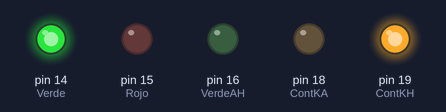
The sketch below on a simulated Arduino Uno, built with avr-gcc and run on an emulated ATmega328P. On the bench: output pins drawn as LEDs (lit = HIGH).

Above: at 4.0 s.
At 10.0 s:
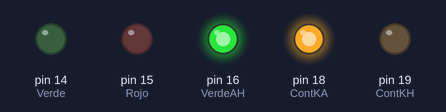
At 13.0 s:
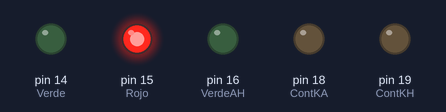
Timing chart, 0 to 17.6 s (numbered marks = the images above):
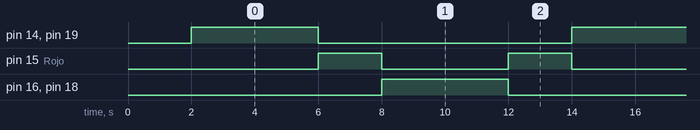

The sketch:

Mezclador.ino
```cpp
// Autor: Oscar NÚÑEZ MORI. Jaén,  28-Sept-2024
// Archivo: Mezclador.ino
// Mezclador con Motor Trifásico

// Pulsador, Contactores
      int TiempoHorario      = 4000;  // Tiempo Horario     (ms)
      int TiempoAntihorario  = 4000;  // Tiempo Antihorario (ms)
      int TiempoDesactivado  = 2000;  // Tiempo Desactivado (ms)
const int Start      =  6;
const int Verde      = 14; // A0 - Giro HORARIO
const int Rojo       = 15; // A1 - PARADA
const int VerdeAH    = 16; // A2   Giro ANTIHORARIO
const int ContKA     = 18; // A4 ANTIHORARIO
const int ContKH     = 19; // A5 HORARIO

void setup() {
  // Configurar pines de entrada y salida
  pinMode(Start,     INPUT);

  pinMode(Verde,    OUTPUT);   // Horario
  pinMode(Rojo,     OUTPUT);   // Stop
  pinMode(VerdeAH,  OUTPUT);   // Antihorario
  pinMode(ContKH,   OUTPUT);
  pinMode(ContKA,   OUTPUT);

  digitalWrite(Rojo,     LOW);   // Apaga Luz Roja
  digitalWrite(Verde,    LOW);   // Apaga Luz Verde
  digitalWrite(VerdeAH,  LOW);   // Apaga Luz Verde AntiHoraria
  digitalWrite(ContKH,   LOW);   // Desactiva Contactor KH
  digitalWrite(ContKA,   LOW);   // Desactiva Contactor KA
  delay(2000); // 2 segundo de estabilización del sistema
}

void loop() {

      digitalWrite(Verde,   HIGH);   // Enciende  Luz Verde
      digitalWrite(Rojo,     LOW);   // Desactiva Luz Roja
      digitalWrite(VerdeAH,  LOW);   // Desactiva Luz Verde Antihoraria
      digitalWrite(ContKH,  HIGH);  // Activa Contactor K
      digitalWrite(ContKA,   LOW);  // Activa Contactor KY
      delay(TiempoHorario); // Tiempo Giro Horario

      digitalWrite(Verde,    LOW);  // Desactivada  Luz Verde
      digitalWrite(Rojo,    HIGH);  // Activada Luz Roja
      digitalWrite(VerdeAH,  LOW);  // Desactiva Luz Verde Antihoraria
      digitalWrite(ContKH,   LOW);  // Desactivado Contactor KH
      digitalWrite(ContKA,   LOW);  // Desactivado Contactor KY
      delay(TiempoDesactivado); // Tiempo Desactivado

      digitalWrite(Verde,    LOW);   // Enciende  Luz Verde
      digitalWrite(Rojo,     LOW);   // Desactiva Luz Roja
      digitalWrite(VerdeAH, HIGH);   // Desactiva Luz Verde Antihoraria
      digitalWrite(ContKH,   LOW);  // Activa Contactor K
      digitalWrite(ContKA,   HIGH);  // Activa Contactor KY
      delay(TiempoAntihorario); // Tiempo de Giro Antihorario

      digitalWrite(Verde,    LOW);  // Desactivada  Luz Verde
      digitalWrite(Rojo,    HIGH);  // Activada Luz Roja
      digitalWrite(VerdeAH,  LOW);  // Desactiva Luz Verde Antihoraria
      digitalWrite(ContKH,   LOW);  // Desactivado Contactor KH
      digitalWrite(ContKA,   LOW);  // Desactivado Contactor KY
      delay(TiempoDesactivado); // Tiempo Desactivado
} // loop
```

Measured:
- by itself, pin 14 (Verde), pin 16 (VerdeAH), pin 18 (ContKA), pin 19 (ContKH): alternates HIGH for 4.0 s and LOW for 8.0 s
- by itself, pin 15 (Rojo): alternates HIGH for 2.0 s and LOW for 4.0 s
- by itself, everything shown: repeats every 12.0 s, in 4 steps
